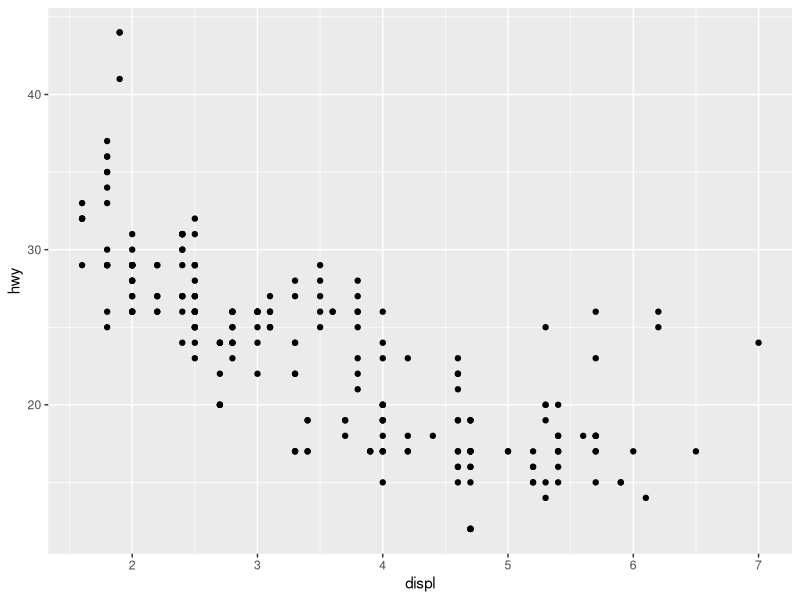
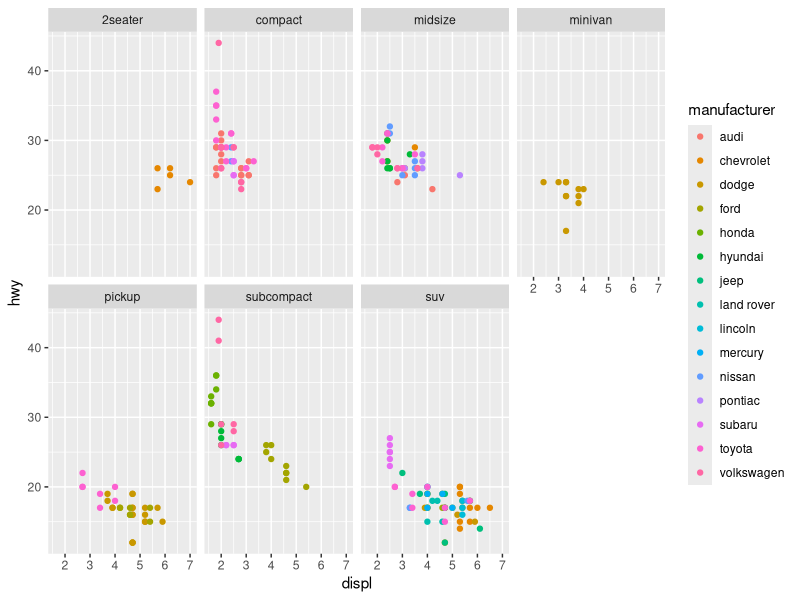

Recreate these plots in R, in order.
## ---- chunk 1
knitr::opts_chunk$set(echo = TRUE)
## ---- chunk 2
library(tidyverse)
glimpse(mtcars)
## ---- chunk 3
iris %>%
  select(Petal.Length, Petal.Width, Species) %>%
  filter(Species %in% c("versicolor", "setosa")) %>%
  group_by(Species) %>%
  summarize(
    AvgPetalLength = mean(Petal.Length),
    AvgPetalWidth = mean(Petal.Width))
## ---- chunk 4
glimpse(mpg)
ggplot(mpg) + geom_point(mapping = aes(x = displ, y = hwy))

## ---- chunk 5
ggplot(data = mpg) +
  geom_point(mapping = aes(x = displ, y = hwy, color=manufacturer)) +
  facet_wrap(~ class, nrow = 2)
## ---- chunk 6
mpg %>% filter(manufacturer == "audi") %>% head()
## ---- chunk 7
mpg %>% filter(manufacturer %in% c("audi","chevrolet")) %>% arrange(desc(year),manufacturer)
